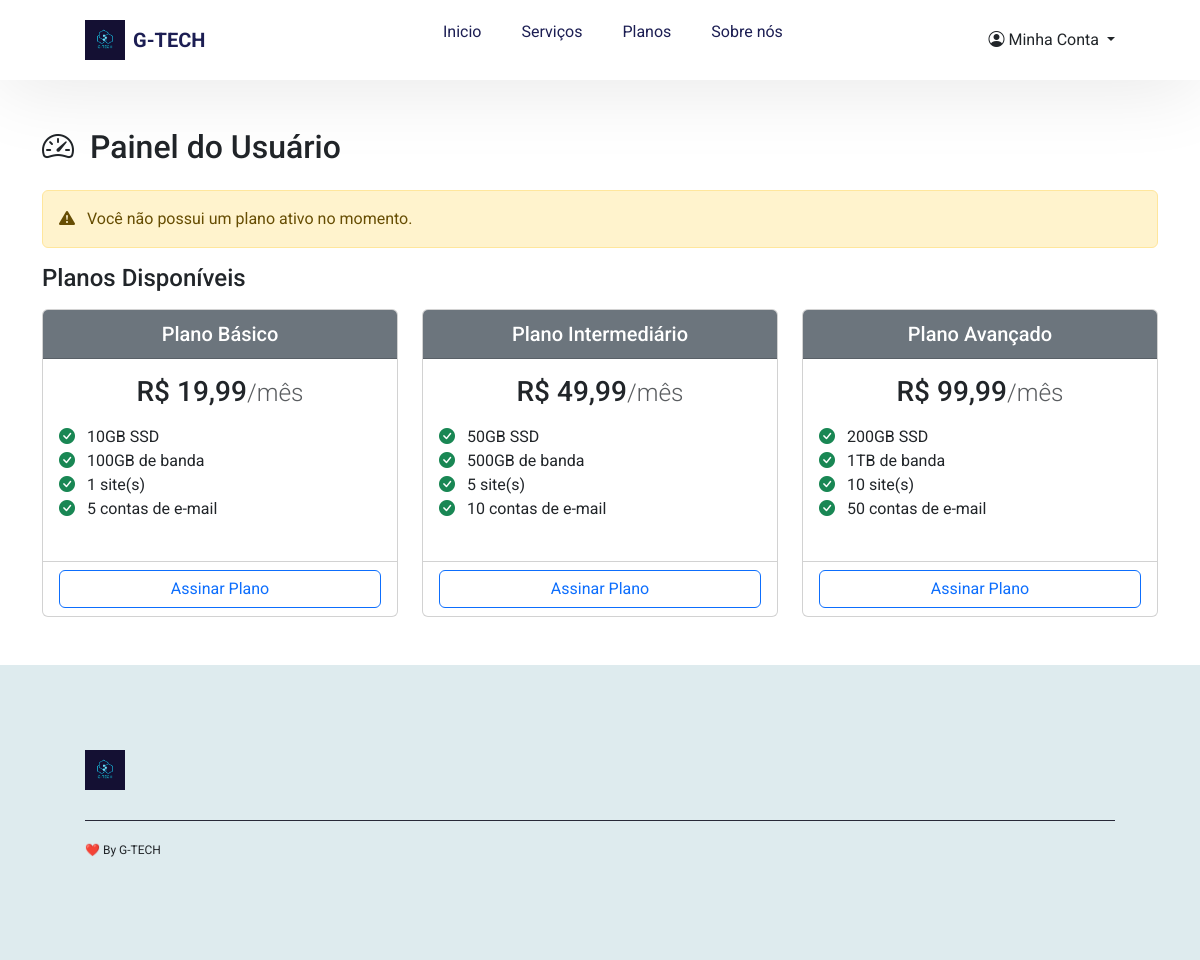
Screenshot of /user/dashboard.php (signed in) with the database file from the repository.
### tables this page shows
CREATE TABLE `planos` (
  `id` int(11) NOT NULL AUTO_INCREMENT,
  `nome` varchar(50) NOT NULL,
  `descricao` text DEFAULT NULL,
  `preco` decimal(10,2) NOT NULL,
  `preco_original` decimal(10,2) DEFAULT NULL,
  `armazenamento` varchar(20) DEFAULT NULL,
  `largura_banda` varchar(20) DEFAULT NULL,
  `sites` int(11) DEFAULT NULL,
  `contas_email` int(11) DEFAULT NULL,
  `banco_dados` int(11) DEFAULT NULL,
  `dominio_gratis` tinyint(1) DEFAULT 0,
  `economia` decimal(10,2) DEFAULT NULL,
  `destaque` tinyint(1) DEFAULT 0,
  PRIMARY KEY (`id`)
);

### user/dashboard.php (the view, shortened to what this page needs)
<?php
require_once '../includes/config.php';
$stmt = $pdo->prepare("SELECT p.*, a.id as assinatura_id, a.plano_id, a.data_inicio, a.data_vencimento, a.status
                       FROM assinaturas a
                       JOIN planos p ON a.plano_id = p.id
                       WHERE a.usuario_id = ?
                       ORDER BY a.data_inicio DESC LIMIT 1");
$stmt->execute([$_SESSION['user_id']]);
$planoAtivo = $stmt->fetch();
$sqlPlanos = "SELECT * FROM planos";
if ($planoAtivo && $planoAtivo['status'] === 'ativo') {
    $sqlPlanos .= " WHERE id != ?";
    $stmt = $pdo->prepare($sqlPlanos);
    $stmt->execute([$planoAtivo['plano_id']]);
} else {
    $stmt = $pdo->query($sqlPlanos);
}
$planos = $stmt->fetchAll(PDO::FETCH_ASSOC);
require_once '../includes/header.php';
?>
<div class="container my-5">
    <h2 class="mb-4"><i class="bi bi-speedometer2 me-2"></i> Painel do Usuário</h2>
    <?php if ($planoAtivo && $planoAtivo['status'] === 'ativo'): ?>
        <div class="card mb-4">
            <div class="card-header bg-primary text-white d-flex justify-content-between align-items-center">
                <h4 class="mb-0">Seu Plano Ativo</h4>
                <form method="POST" onsubmit="return confirm('Tem certeza que deseja cancelar este plano?');">
                    <button type="submit" name="cancelar_plano" class="btn btn-sm btn-danger">
                        <i class="bi bi-x-circle"></i> Cancelar Plano
                    </button>
                </form>
            </div>
            <div class="card-body">
                <div class="row">
                    <div class="col-md-6">
                        <h3><?= htmlspecialchars($planoAtivo['nome']) ?></h3>
                        <p class="text-muted">Assinado em: <?= date('d/m/Y', strtotime($planoAtivo['data_inicio'])) ?></p>
                        <p class="text-muted">Vencimento: <?= date('d/m/Y', strtotime($planoAtivo['data_vencimento'])) ?></p>
                        <h5>R$ <?= number_format($planoAtivo['preco'], 2, ',', '.') ?> <small class="text-muted fw-light">/mês</small></h5>
                    </div>
                    <div class="col-md-6">
                        <h5>Uso do Plano</h5>
                        <div class="progress mb-3" style="height: 30px;">
                            <div class="progress-bar bg-success progress-bar-striped progress-bar-animated" role="progressbar" style="width: 3%;" aria-valuenow="25" aria-valuemin="0" aria-valuemax="100">1%</div>
                        </div>
                        <div class="row">
                            <div class="col-6">
                                <small class="text-muted">Armazenamento: 100MB de <?= $planoAtivo['armazenamento'] ?></small>
                            </div>
                            <div class="col-6">
                                <small class="text-muted">Banda: 100MB de <?= $planoAtivo['largura_banda'] ?></small>
                            </div>
                        </div>
                    </div>
                </div>
            </div>
        </div>
    <?php elseif ($planoAtivo && $planoAtivo['status'] === 'cancelado'): ?>
        <div class="alert alert-warning">
            <i class="bi bi-exclamation-triangle-fill me-2"></i> Seu plano foi cancelado e permanecerá ativo até <?= date('d/m/Y', strtotime($planoAtivo['data_vencimento'])) ?>.
        </div>
    <?php else: ?>
        <div class="alert alert-warning">
            <i class="bi bi-exclamation-triangle-fill me-2"></i> Você não possui um plano ativo no momento.
        </div>
    <?php endif; ?>
    <?php if (!$planoAtivo || $planoAtivo['status'] !== 'ativo'): ?>
        <h4 class="mb-3">Planos Disponíveis</h4>
        <div class="row row-cols-1 row-cols-md-3 g-4">
            <?php foreach ($planos as $plano): ?>
                <div class="col">
                    <div class="card h-100">
                        <div class="card-header bg-secondary text-white">
                            <h5 class="my-1 text-center"><?= htmlspecialchars($plano['nome']) ?></h5>
                        </div>
                        <div class="card-body">
                            <h3 class="card-title pricing-card-title text-center">R$ <?= number_format($plano['preco'], 2, ',', '.') ?><small class="text-muted fw-light">/mês</small></h3>
                            <ul class="list-unstyled mt-3 mb-4">
                                <li><i class="bi bi-check-circle-fill text-success me-2"></i> <?= $plano['armazenamento'] ?> SSD</li>
                                <li><i class="bi bi-check-circle-fill text-success me-2"></i> <?= $plano['largura_banda'] ?> de banda</li>
                                <li><i class="bi bi-check-circle-fill text-success me-2"></i> <?= $plano['sites'] ?> site(s)</li>
                                <li><i class="bi bi-check-circle-fill text-success me-2"></i> <?= $plano['contas_email'] ?> contas de e-mail</li>
                            </ul>
                        </div>
                        <div class="card-footer bg-transparent">
                            <a href="/gtech/planos.php" class="btn btn-outline-primary w-100">Assinar Plano</a>
                        </div>
                    </div>
                </div>
            <?php endforeach; ?>
        </div>
    <?php endif; ?>
</div>
<?php require_once '../includes/footer.php'; ?>

### assets/styles/style.css (style rules this page uses)
html { scroll-behavior: smooth; }
* { margin: 0; padding: 0; box-sizing: border-box; font-family: "Roboto", sans-serif; }
a { text-decoration: none; color: #1c1e53; transition: color 0.3s ease; }
h5 { font-size: 20px; }
li { list-style: none; }

### rows the page displays
planos: nome "Plano Básico", preco "19,99", armazenamento "10GB", largura_banda "100GB", sites "1", contas_email "5"
planos: nome "Plano Intermediário", preco "49,99", armazenamento "50GB", largura_banda "500GB", sites "5", contas_email "10"
planos: nome "Plano Avançado", preco "99,99", armazenamento "200GB", largura_banda "1TB", sites "10", contas_email "50"
